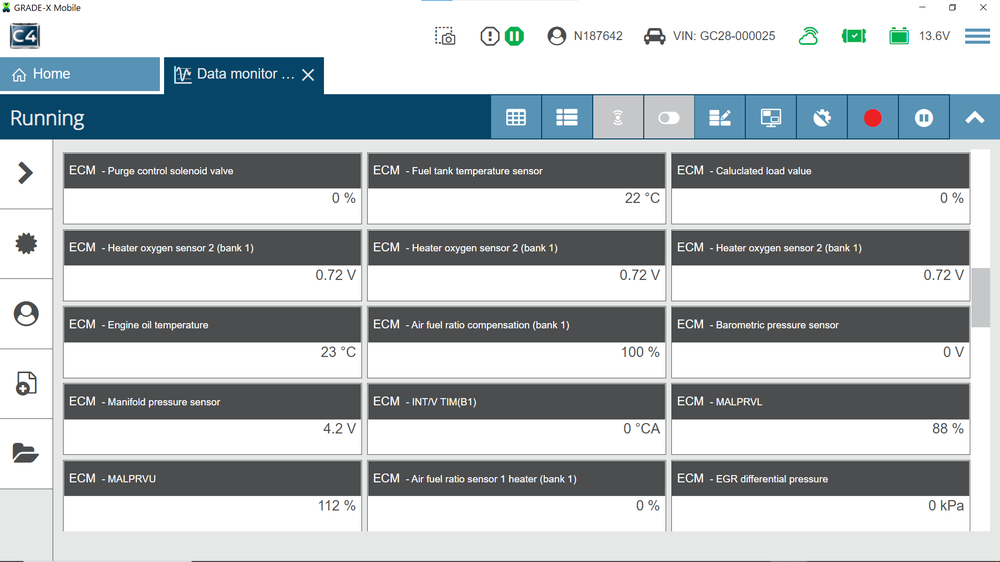
#> input picture data/en/DM-3_E.png, 1000 x 562 px, shrunk from 1920 x 1080 before the run
$ python -i img_utils.py   (imports and definitions only)
#> lines starting #> are read from the running program, lines starting #| are printed output that depends on the picture
#> further down, picture is the input picture: shape (562, 1000, 3); mean B, G, R 189.2, 185.9, 179.9
import cv2
import numpy as np


def four_point_transform(image, rect):
    (tl, tr, br, bl) = rect

    width_a = np.sqrt(((br[0] - bl[0]) ** 2) + ((br[1] - bl[1]) ** 2))
    width_b = np.sqrt(((tr[0] - tl[0]) ** 2) + ((tr[1] - tl[1]) ** 2))
    max_width = max(int(width_a), int(width_b))

    # compute the height of the new image, which will be the
    # maximum distance between the top-right and bottom-right
    # y-coordinates or the top-left and bottom-left y-coordinates

    height_a = np.sqrt(((tr[0] - br[0]) ** 2) + ((tr[1] - br[1]) ** 2))
    height_b = np.sqrt(((tl[0] - bl[0]) ** 2) + ((tl[1] - bl[1]) ** 2))
    max_height = max(int(height_a), int(height_b))

    dst = np.array([[0, 0], [max_width - 1, 0], [max_width - 1, max_height - 1], [0, max_height - 1]], dtype="float32")

    # compute the perspective transform matrix and then apply it
    m = cv2.getPerspectiveTransform(rect, dst)
    warped = cv2.warpPerspective(image, m, (max_width, max_height))

    return warped


def intersect(rect1, rect2):
    """
    Checks if two rectangles intersect.

    Parameters:
    rect1 (tuple): (x1, y1, x2, y2) coordinates of the first rectangle
    rect2 (tuple): (x1, y1, x2, y2) coordinates of the second rectangle

    Returns:
    bool: True if the rectangles intersect, False otherwise
    """
    x1, y1, x2, y2 = rect1
    x3, y3, x4, y4 = rect2
    if (x1 > x4) or (x2 < x3) or (y1 > y4) or (y2 < y3):
        return False
    else:
        return True


def increase_contrast(img):
    lab = cv2.cvtColor(img, cv2.COLOR_BGR2LAB)
#> lab: shape (562, 1000, 3); mean of channels 0, 1, 2 188.6, 127.4, 125.6
    l, a, b = cv2.split(lab)
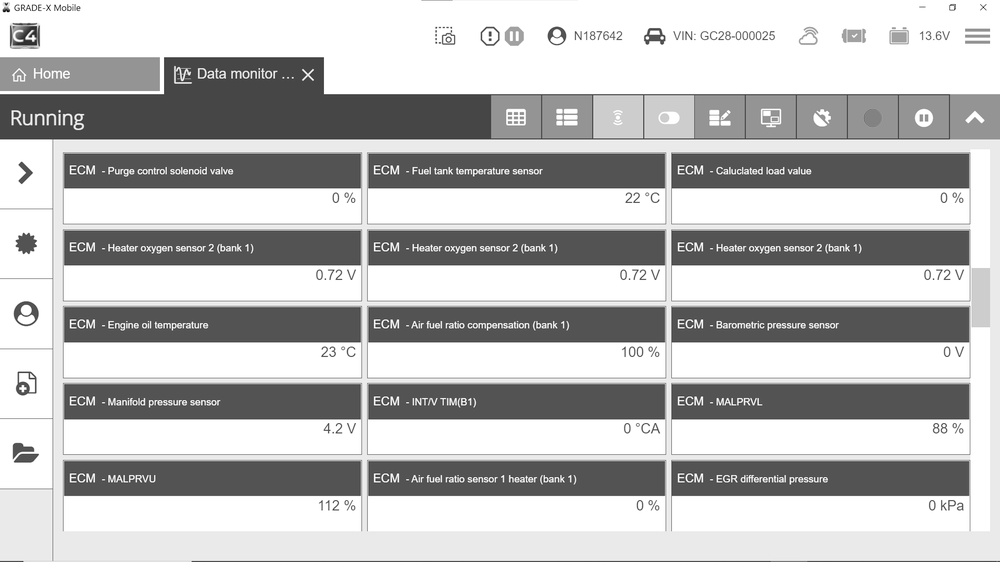
#> l: shape (562, 1000); min 2, max 255, mean 188.6
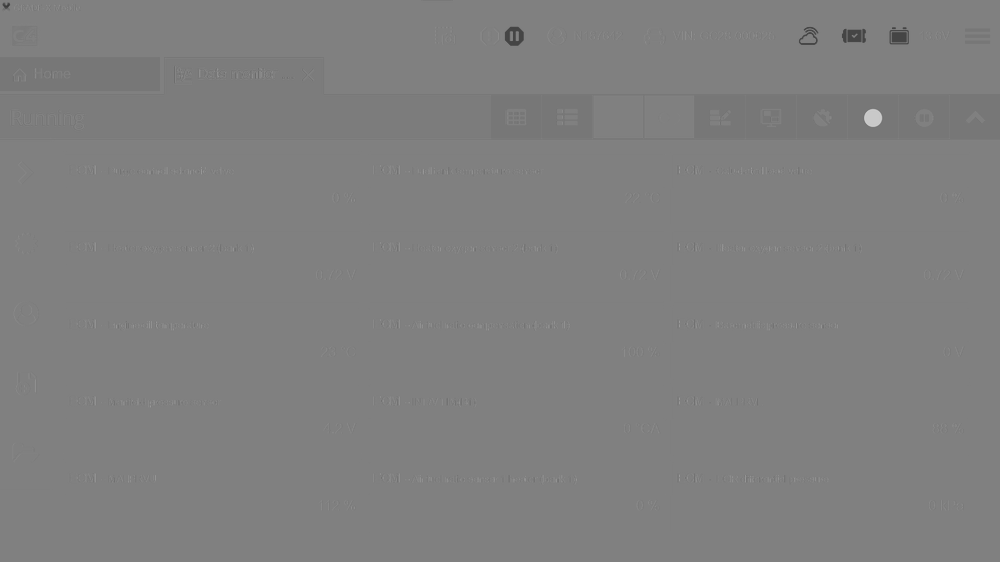
#> a: shape (562, 1000); min 58, max 204, mean 127.4
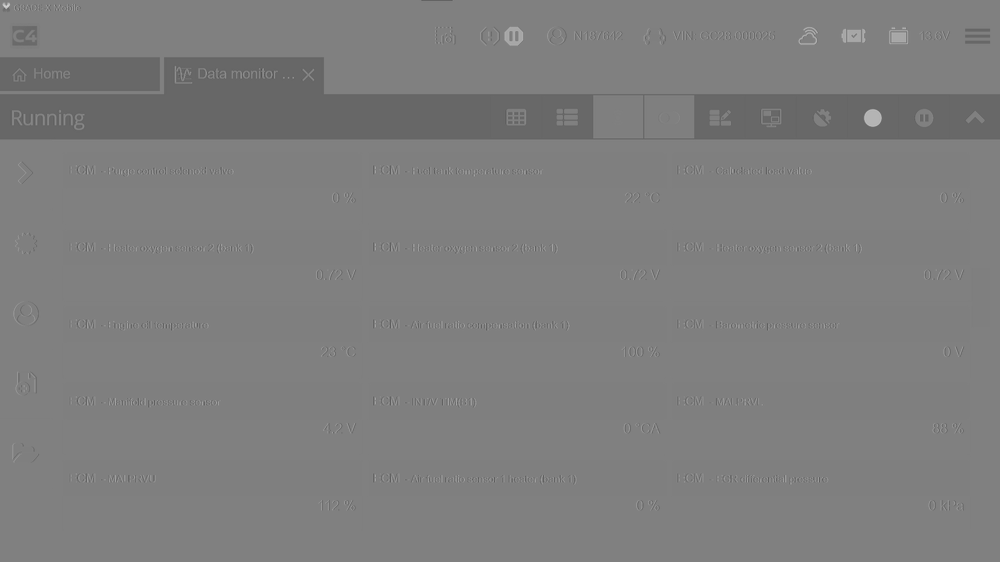
#> b: shape (562, 1000); min 80, max 209, mean 125.6
    clahe = cv2.createCLAHE(clipLimit=3.0, tileGridSize=(8, 8))
    cl = clahe.apply(l)
    l_img = cv2.merge((cl, a, b))
#> l_img: shape (562, 1000, 3); mean of channels 0, 1, 2 183.8, 127.4, 125.6
    return cv2.cvtColor(l_img, cv2.COLOR_LAB2BGR)

>>> import cv2
>>> picture = cv2.imread('../../data/en/DM-3_E.png')
>>> result = increase_contrast(picture)
